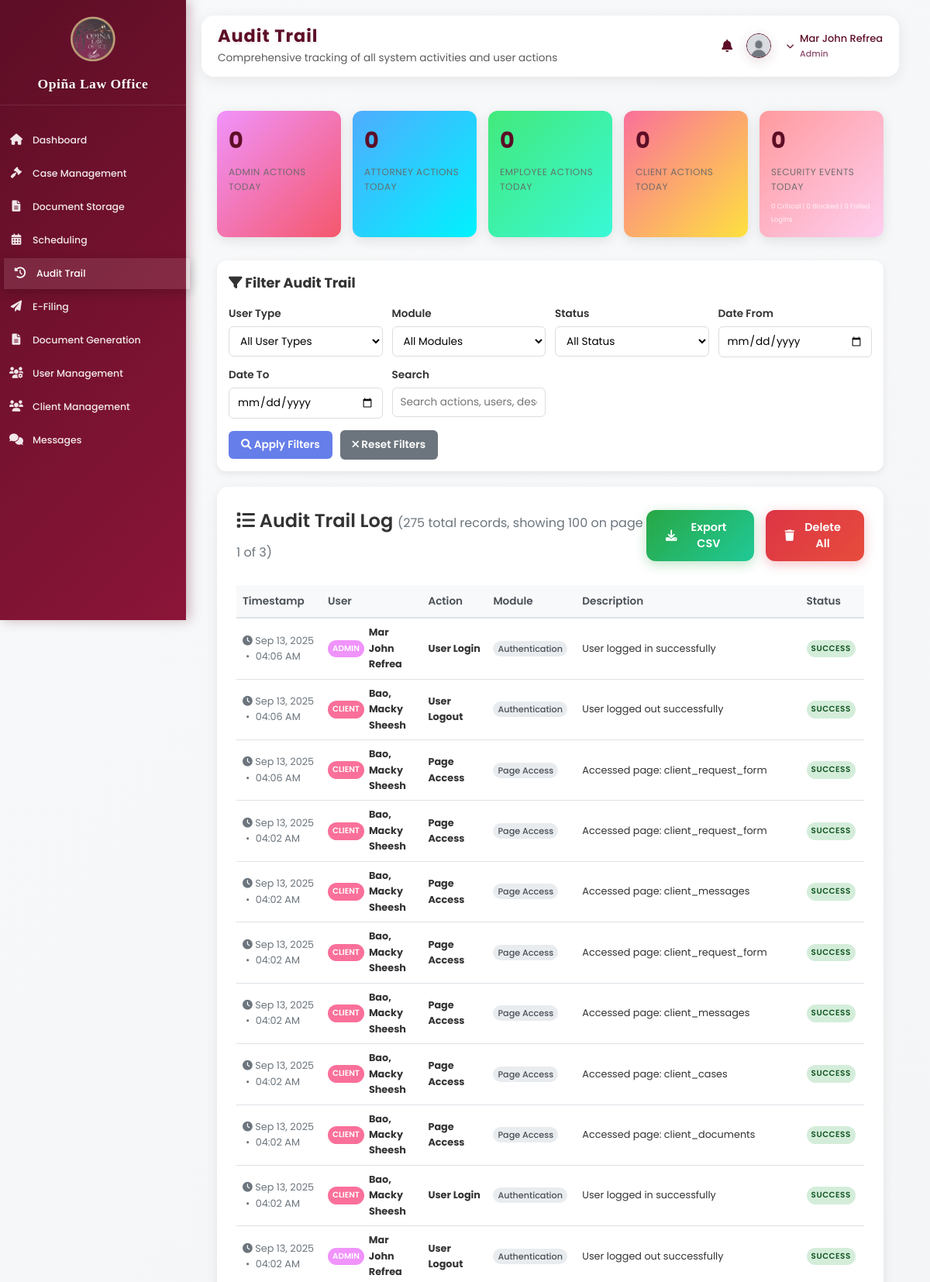
The app's page /admin_audit.php (signed in, upper part) with its own data.
### tables this page shows
CREATE TABLE `audit_trail` (
  `id` int(11) NOT NULL,
  `user_id` int(11) NOT NULL,
  `user_name` varchar(100) NOT NULL,
  `user_type` enum('admin','attorney','client','employee') NOT NULL,
  `action` varchar(255) NOT NULL,
  `module` varchar(100) NOT NULL,
  `description` text DEFAULT NULL,
  `ip_address` varchar(45) DEFAULT NULL,
  `user_agent` text DEFAULT NULL,
  `status` enum('success','failed','warning','info') DEFAULT 'success',
  `priority` enum('low','medium','high','critical') DEFAULT 'low',
  `timestamp` timestamp NOT NULL DEFAULT current_timestamp(),
  `additional_data` longtext DEFAULT NULL CHECK (json_valid(`additional_data`))
);

### admin_audit.php (the view, shortened to what the rows shown need)
<?php
require_once 'config.php';
require_once 'audit_logger.php';
require_once 'action_logger_helper.php';
$tableExists = $conn->query("SHOW TABLES LIKE 'audit_trail'")->num_rows > 0;
$userType = $_GET['user_type'] ?? 'all';
$module = $_GET['module'] ?? 'all';
$status = $_GET['status'] ?? 'all';
$priority = $_GET['priority'] ?? 'all';
$dateFrom = $_GET['date_from'] ?? '';
$dateTo = $_GET['date_to'] ?? '';
$search = $_GET['search'] ?? '';
$page = max(1, intval($_GET['page'] ?? 1));
$recordsPerPage = 100;
$offset = ($page - 1) * $recordsPerPage;
$filters = [
    'user_type' => $userType,
    'module' => $module,
    'status' => $status,
    'priority' => $priority,
    'date_from' => $dateFrom,
    'date_to' => $dateTo,
    'search' => $search,
    'limit' => $recordsPerPage,
    'offset' => $offset
];
$auditData = [];
if ($tableExists) {
    $auditData = $auditLogger->getAuditTrail($filters);
}
?>
<!DOCTYPE html>
<html lang="en">
<head>
    <link rel="stylesheet" href="https://cdnjs.cloudflare.com/ajax/libs/font-awesome/6.0.0/css/all.min.css">
    <link rel="stylesheet" href="assets/css/dashboard.css?v=<?= time() ?>">
</head>
<body>
    <div class="sidebar">
        <div class="sidebar-header">
            <h2>Opiña Law Office</h2>
        </div>
    </div>
    <div class="main-content">
        <?php
        include 'components/profile_header.php';
        ?>
        <div class="audit-container">
            <?php if (!$tableExists): ?>
                <div class="setup-notice">
                    <h2><i class="fas fa-database"></i> Audit Trail Setup Required</h2>
                    <p>The audit trail system needs to be set up in your database first.</p>
                    <p>Please import the updated <code>lawfirm.sql</code> file in phpMyAdmin to create the required tables.</p>
                    <a href="#" onclick="showSetupInstructions()" class="btn-setup">
                        <i class="fas fa-info-circle"></i> View Setup Instructions
                    </a>
                </div>
            <?php else: ?>
                <div class="audit-table-container">
                    <?php if (empty($auditData)): ?>
                        <div class="no-data">
                            <i class="fas fa-search"></i>
                            <h3>No audit records found</h3>
                            <p>Try adjusting your filters or check back later for new activity.</p>
                        </div>
                    <?php else: ?>
                        <table class="audit-table">
                            <thead>
                                <tr>
                                    <th>Timestamp</th>
                                    <th>User</th>
                                    <th>Action</th>
                                    <th>Module</th>
                                    <th>Description</th>
                                    <th>Status</th>
                                </tr>
                            </thead>
                            <tbody>
                                <?php foreach ($auditData as $record): ?>
                                    <tr>
                                        <td class="timestamp">
                                            <i class="fas fa-clock"></i>
                                            <?= date('M d, Y', strtotime($record['timestamp'])) ?>
                                            <span style="margin: 0 4px;">•</span>
                                            <?= date('h:i A', strtotime($record['timestamp'])) ?>
                                        </td>
                                        <td>
                                            <div class="user-info">
                                                <div>
                                                    <span class="user-type-badge <?= $record['user_type'] ?>">
                                                        <?= ucfirst($record['user_type']) ?>
                                                    </span>
                                                    <strong><?= htmlspecialchars($record['user_name']) ?></strong>
                                                </div>
                                            </div>
                                        </td>
                                        <td>
                                            <strong><?= htmlspecialchars($record['action']) ?></strong>
                                        </td>
                                        <td>
                                            <span class="module-badge"><?= htmlspecialchars($record['module']) ?></span>
                                        </td>
                                        <td>
                                            <?= htmlspecialchars($record['description']) ?>
                                        </td>
                                        <td>
                                            <span class="status-badge status-<?= $record['status'] ?>">
                                                <?= ucfirst($record['status']) ?>
                                            </span>
                                        </td>
                                    </tr>
                                <?php endforeach; ?>
                            </tbody>
                        </table>
                    <?php endif; ?>
                </div>
            <?php endif; ?>
        </div>
    </div>
</body>
</html>

### records on screen
audit_trail: timestamp "Sep 13, 2025", timestamp "04:06 AM", user_type "ADMIN", user_name "Mar John Refrea", action "User Login", module "Authentication", description "User logged in successfully", status "SUCCESS"
audit_trail: timestamp "Sep 13, 2025", timestamp "04:06 AM", user_type "CLIENT", user_name "Bao, Macky Sheesh", action "User Logout", module "Authentication", description "User logged out successfully", status "SUCCESS"
audit_trail: timestamp "Sep 13, 2025", timestamp "04:06 AM", user_type "CLIENT", user_name "Bao, Macky Sheesh", action "Page Access", module "Page Access", description "Accessed page: client_request_form", status "SUCCESS"
audit_trail: timestamp "Sep 13, 2025", timestamp "04:02 AM", user_type "CLIENT", user_name "Bao, Macky Sheesh", action "Page Access", module "Page Access", description "Accessed page: client_request_form", status "SUCCESS"
audit_trail: timestamp "Sep 13, 2025", timestamp "04:02 AM", user_type "CLIENT", user_name "Bao, Macky Sheesh", action "Page Access", module "Page Access", description "Accessed page: client_messages", status "SUCCESS"
audit_trail: timestamp "Sep 13, 2025", timestamp "04:02 AM", user_type "CLIENT", user_name "Bao, Macky Sheesh", action "Page Access", module "Page Access", description "Accessed page: client_request_form", status "SUCCESS"
audit_trail: timestamp "Sep 13, 2025", timestamp "04:02 AM", user_type "CLIENT", user_name "Bao, Macky Sheesh", action "Page Access", module "Page Access", description "Accessed page: client_messages", status "SUCCESS"
audit_trail: timestamp "Sep 13, 2025", timestamp "04:02 AM", user_type "CLIENT", user_name "Bao, Macky Sheesh", action "Page Access", module "Page Access", description "Accessed page: client_cases", status "SUCCESS"
audit_trail: timestamp "Sep 13, 2025", timestamp "04:02 AM", user_type "CLIENT", user_name "Bao, Macky Sheesh", action "Page Access", module "Page Access", description "Accessed page: client_documents", status "SUCCESS"
audit_trail: timestamp "Sep 13, 2025", timestamp "04:02 AM", user_type "CLIENT", user_name "Bao, Macky Sheesh", action "User Login", module "Authentication", description "User logged in successfully", status "SUCCESS"
audit_trail: timestamp "Sep 13, 2025", timestamp "04:02 AM", user_type "ADMIN", user_name "Mar John Refrea", action "User Logout", module "Authentication", description "User logged out successfully", status "SUCCESS"

### other values on screen
$page_title "Audit Trail"
$page_subtitle "Comprehensive tracking of all system activities and user actions"
$user_name "Mar John Refrea"
$user_title "Admin"
$auditStats['by_user_type']['admin'] "0"
$auditStats['by_user_type']['attorney'] "0"
$auditStats['by_user_type']['employee'] "0"
$auditStats['by_user_type']['client'] "0"
$securityStats['security_events_today'] "0"
$securityStats['critical_events_today'] "0"
$securityStats['blocked_attempts_today'] "0"
$securityStats['failed_logins_today'] "0"
$totalRecords "275"
count($auditData) "100"
$page "1"
